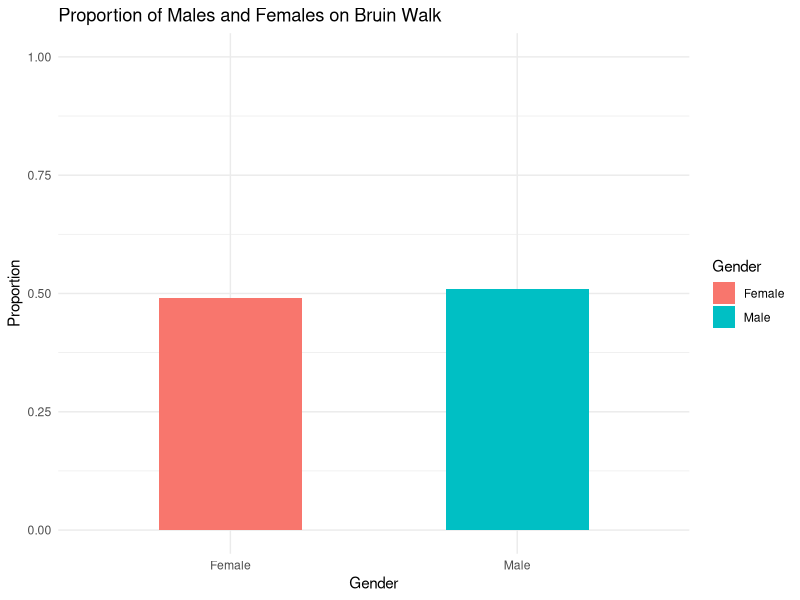

Here is the R script that generated this plot:
## ---- chunk 1
observed_male <- 92
tot_sample_size <- 180
p_hat <- observed_male / tot_sample_size
p_hat
## ---- chunk 2
N <- 4000
n <- 180

var_p <- (p_hat * (1 - p_hat) / n) * ((N - n) / (N - 1))

var_p

## ---- chunk 3
# Standard Error
SE <- sqrt(var_p)
SE

# Lower-Upper Bound
lower_CI <- p_hat - 1.96 * SE
upper_CI <- p_hat + 1.96 * SE

lower_CI
upper_CI

## ---- chunk 4
library(ggplot2)

data <- data.frame(
  Gender = c("Male", "Female"),
  Proportion = c(0.51, 0.49)
)

ggplot(data, aes(x = Gender, y = Proportion, fill = Gender)) +
  geom_bar(stat = "identity", width = 0.5) +
  labs(title = "Proportion of Males and Females on Bruin Walk",
       x = "Gender",
       y = "Proportion") +
  theme_minimal() +
  scale_y_continuous(limits = c(0, 1))

